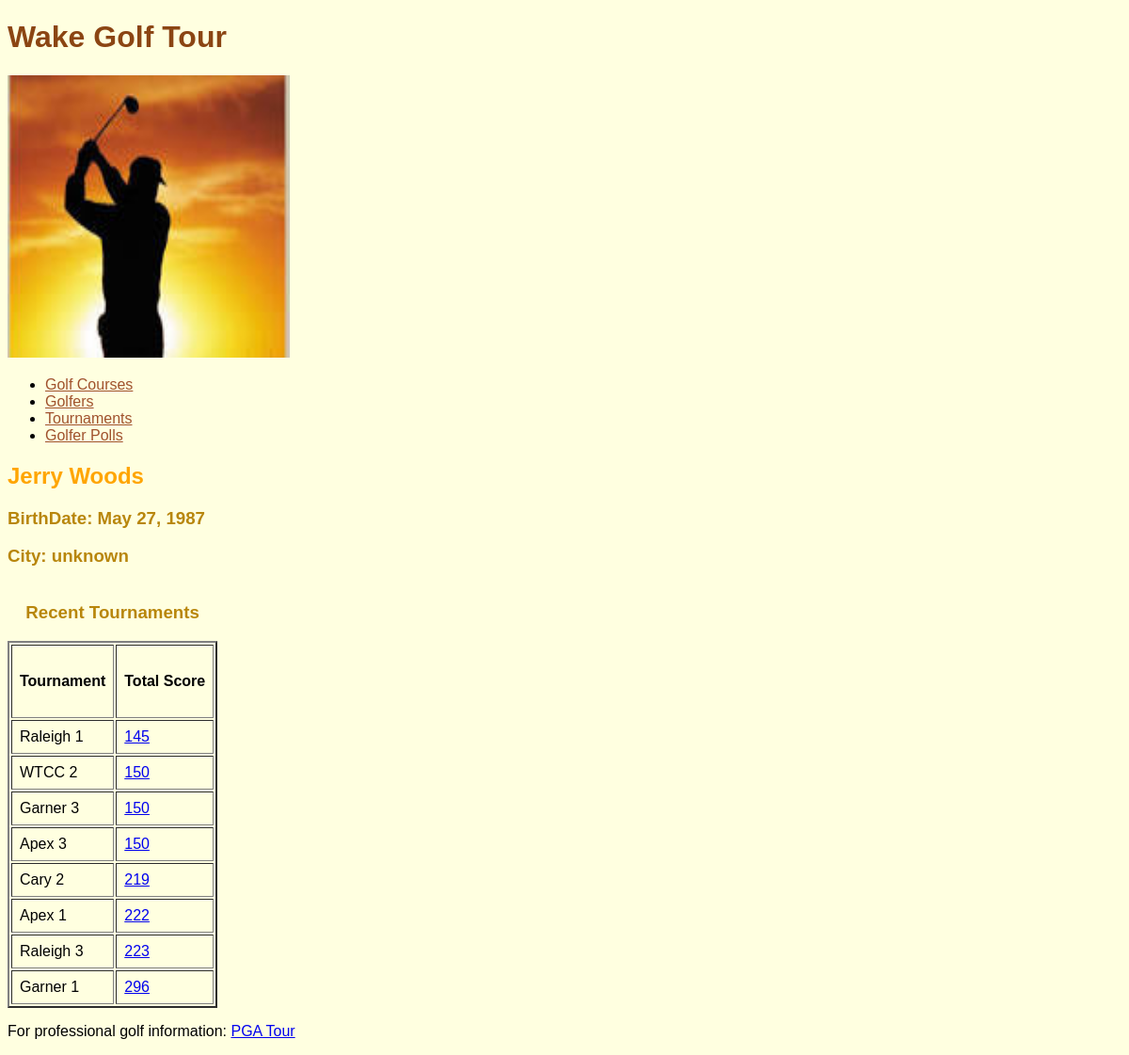
/golfer/1/, run on an earlier commit of the app's database.
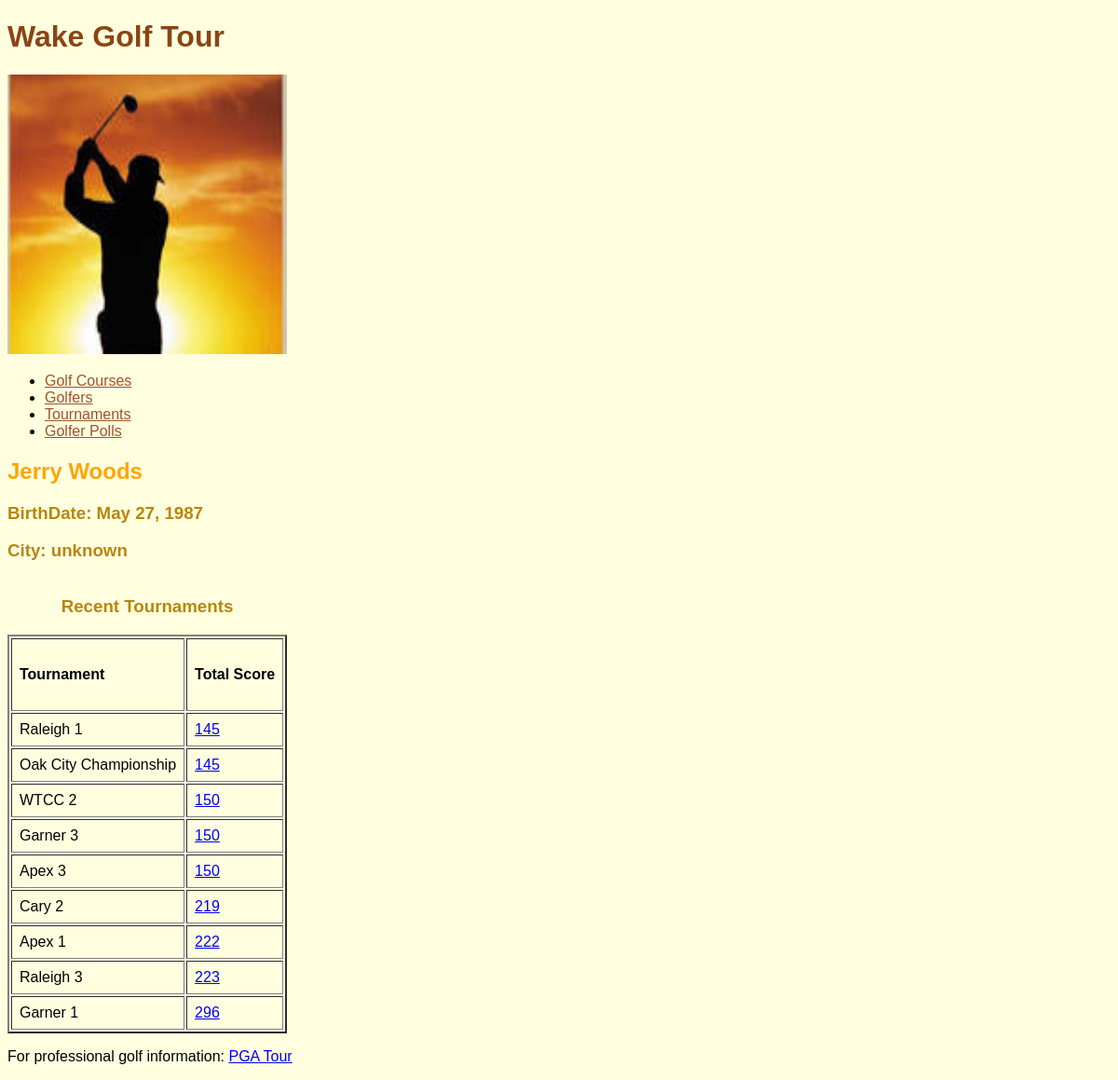
And on a later commit of the database.
### tournament/models.py (models this page shows, shortened)
class Tournament(models.Model):
    tourn_id = models.IntegerField(primary_key=True)
    tourn_name = models.TextField()
    tourn_course = models.ForeignKey(GolfCourse, models.DO_NOTHING)
    tourn_start_date = models.DateField()
    tourn_num_rounds = models.IntegerField()
    tourn_num_golfers = models.IntegerField()
    class Meta:
        managed = False
        db_table = 'Tournament'

### golfer/views.py (the view)
# urls.py: path('<int:pk>/',views.GolferDetailView.as_view(),name='golfer_detail'),
class GolferDetailView(generic.DetailView):
    model = Golfer
    template_name = 'golfer/golfer_detail.html'
    def get_context_data(self, **kwargs):
        context = super(GolferDetailView, self).get_context_data(**kwargs)
        golfer = self.get_object()
        context['golfer'] = golfer
        context['scores'] = GolferRoundScores.getTournScoresByGolfer(golfer.golfer_id)
        return context

### golfer/models.py (called while the page is built)
    def getGolferName(self):
        return self.tg_golfer.golfer_name

    def getTournName(self):
        return self.tg_tourn.tourn_name

### golfer/templates/golfer/golfer_detail.html (shortened to what this page needs)
{% extends parent_template|default:"golfer/base_golfer.html" %}
{% block content %}
  <h2>{{ golfer.golfer_name }}</h2>
  <h3> BirthDate: {{ golfer.golfer_birthdate }}</h3>
  <h3> City: {{ golfer.golfer_city }}</h3>
  <dl>
    <table class="Recent Tournaments" border="2" cellpadding="8">
      <caption><h3>Recent Tournaments</h3></caption>
      <tr>
        <td><h4>Tournament</h4></td>
        <td><h4>Total Score</h4></td>
      </tr>
      {% for score in scores %}
        <tr>
          <td>{{ score.tournament_name }}</td>
          <td>
            <a href="/golfer/{{ score.tourn_golfer_id }}/round_scores">
               {{ score.total_score }} </a>
          </td>
        </tr>
      {% endfor %}
    </table>
  </dl>
{% endblock %}

What changed in the data, as far as the page shows it:
added Tournament: tournament_name "Oak City Championship"
Also different on the page:
new list line: "145"
